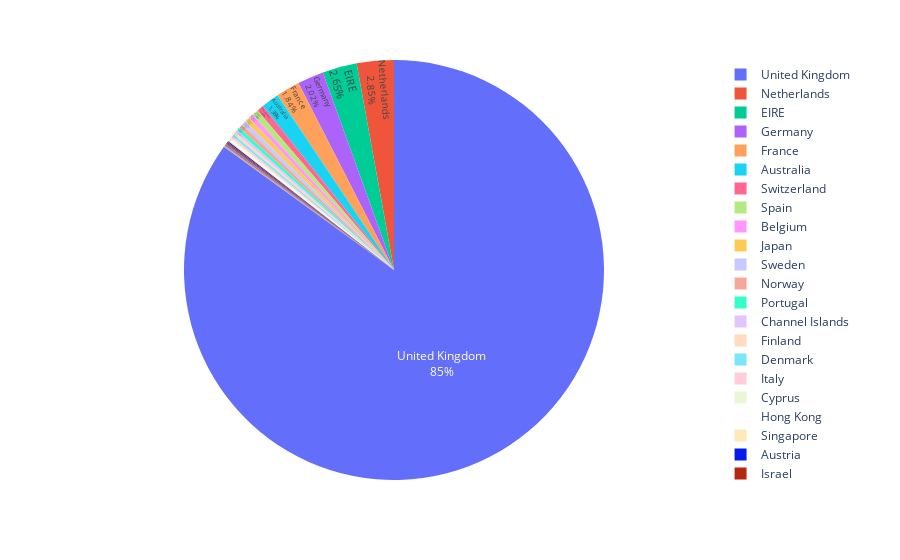

Notebook code for this chart:
### Code cell
fig = px.pie(country_sales, values='TotalSales', names='Country')
fig.update_traces(textposition="inside",
                 textinfo ="percent+label")
fig.show()

### Figure 1 — Plotly figure (JSON) as saved in the notebook; plotly's stock layout.template omitted (floating-point values rounded to 4 significant figures)
{"data": [{"domain": {"x": [0, 1], "y": [0, 1]}, "hovertemplate": "Country=%{label}<br>TotalSales=%{value}<extra></extra>", "labels": ["Australia", "Austria", "Bahrain", "Belgium", "Brazil", "Canada", "Channel Islands", "Cyprus", "Czech Republic", "Denmark", "EIRE", "European Community", "Finland", "France", "Germany", "Greece", "Hong Kong", "Iceland", "Israel", "Italy", "Japan", "Lebanon", "Lithuania", "Malta", "Netherlands", "Norway", "Poland", "Portugal", "RSA", "Saudi Arabia", "Singapore", "Spain", "Sweden", "Switzerland", "USA", "United Arab Emirates", "United Kingdom", "Unspecified"], "legendgroup": "", "name": "", "showlegend": true, "textinfo": "percent+label", "textposition": "inside", "type": "pie", "values": [137000.0, 8698.0, 548.4, 36660.0, 1144.0, 3115.0, 20090.0, 12930.0, 671.7, 18040.0, 263300.0, 1151.0, 18850.0, 182300.0, 200900.0, 4426.0, 9942.0, 4310.0, 7908.0, 15250.0, 35340.0, 1694.0, 1661.0, 1980.0, 283200.0, 32290.0, 6853.0, 26860.0, 1002.0, 131.2, 9120.0, 48920.0, 35210.0, 52510.0, 1731.0, 1865.0, 8439000.0, 4750.0]}], "layout": {"legend": {"tracegroupgap": 0}, "margin": {"t": 60}}}
